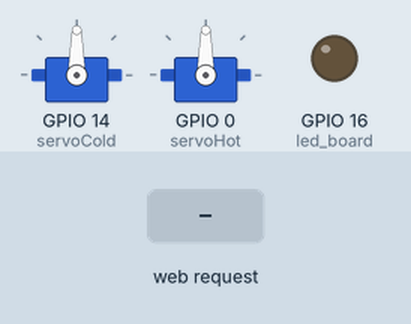
This sketch was run on a simulated ESP8266 (NodeMCU). On the bench: 2 × servo, output pins drawn as LEDs (lit = HIGH). The inputs (shaded band) are chosen by the test bench. What the sketch prints to the serial monitor is not drawn.

Above: at 1.2 s.
1.3 s: HTTP request GET /update?value=1 received
At 2.2 s:
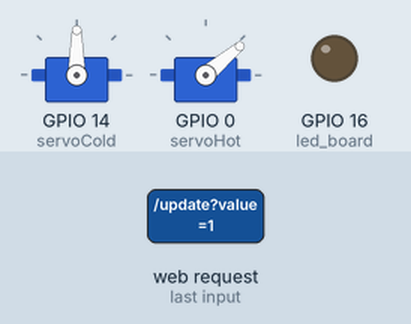
At 3.3 s:
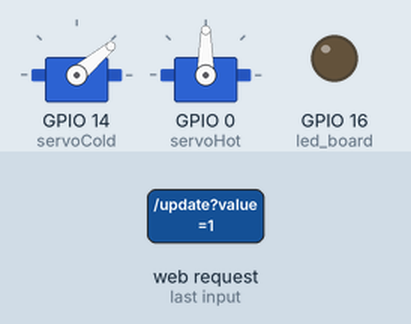
4.3 s: HTTP request GET /update received
At 4.6 s:
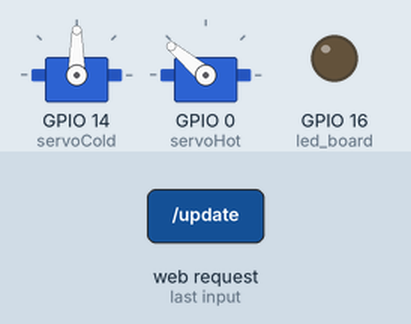
Timing chart, 0 to 8.3 s (numbered marks = the images above; inputs shaded):
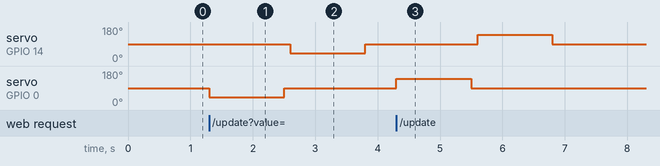

Measured:
- after the input at 1.3 s, servo on GPIO 14 (servoCold): 90° → 40° after 1.3 s, → 90° 1.2 s later; servo on GPIO 0 (servoHot): 90° → 40° at once, → 90° 1.2 s later
- after the input at 4.3 s, servo on GPIO 14 (servoCold): 90° → 140° after 1.3 s, → 90° 1.2 s later; servo on GPIO 0 (servoHot): 90° → 140° at once, → 90° 1.2 s later

The sketch:

simple_webserver.ino
```cpp
#include <ESP8266WiFi.h>
#include <ESP8266WebServer.h>
#include <Servo.h>

// NOTE: CLOCKWISE = OPEN, ANTI = CLOSE
#define SPEED_CLOCKWISE 40
#define SPEED_ANTICLOCK 140
#define SPEED_STOP 90
#define TIME_RUN 1200

Servo cold, hot;

// Configuration parameters for server ("base station")
char *ssid_ap = "ED_59";
char *password_ap = "ED_59_ADMIN";
IPAddress ip(192, 168, 11, 4); // arbitrary IP address
IPAddress gateway(192, 168, 11, 1);
IPAddress subnet(255, 255, 255, 0);

ESP8266WebServer server;

// Sensor data that's going to be recieved
float sensors_value = 0.0;

// servo handling variables
// !IMPORTANT: ball valles are closed at the start
int should_hot_close = 1;
int should_cold_close = 1;
int is_hot_close = 1;
int is_cold_close = 1;

// define pinouts
const int led_board = 16; // D0 pin, debug purposes
const int servoCold = 14; // D5 pin
const int servoHot = 0;   // D3 pin

void setup()
{
  pinMode(led_board, OUTPUT);
  WiFi.mode(WIFI_AP);
  WiFi.softAPConfig(ip, gateway, subnet);
  WiFi.softAP(ssid_ap, password_ap);
  // Print IP Address as a sanity check
  Serial.begin(115200);
  Serial.println();
  Serial.print("IP Address: ");
  Serial.println(WiFi.softAPIP());

  // Configure the server's routes
  server.on("/", handleIndex);        // use the top root path to report the last sensor value
  server.on("/update", handleUpdate); // use this route to update the sensor value
  server.begin();

  cold.attach(servoCold);
  hot.attach(servoHot);
}

void loop()
{
  // update servo control variables
  server.handleClient();
  // respond to the update
  servo_control();
  Serial.println(sensors_value);
}

void servo_control() {
  if (should_hot_close && !is_hot_close) {
    is_hot_close = 1;
    hot_close();
  }
  if (!should_hot_close && is_hot_close) {
    is_hot_close = 0;
    hot_open();
  }
  if (should_cold_close && !is_cold_close) {
    is_cold_close = 1;
    cold_close();
  }
  if (!should_cold_close && is_cold_close) {
    is_cold_close = 0;
    cold_open();
  }
}

void cold_open()
{
  cold.write(SPEED_CLOCKWISE);
  delay(TIME_RUN);
  cold.write(SPEED_STOP);
  delay(100);
}

void cold_close()
{
  cold.write(SPEED_ANTICLOCK);
  delay(TIME_RUN);
  cold.write(SPEED_STOP);
  delay(100);
}

void hot_open()
{
  hot.write(SPEED_CLOCKWISE);
  delay(TIME_RUN);
  hot.write(SPEED_STOP);
  delay(100);
}

void hot_close()
{
  hot.write(SPEED_ANTICLOCK);
  delay(TIME_RUN);
  hot.write(SPEED_STOP);
  delay(100);
}

// debugging purposes
void handleIndex()
{
  server.send(200, "text/plain", String(sensors_value)); // refresh the page for getting the latest value (for debugging purposes)
}

void handleUpdate()
{
  // The value will be passed as a URL argument
  sensors_value = server.arg("value").toFloat();
  server.send(200, "text/plain", "Updated!");
  if (sensors_value > 0.5 && sensors_value < 1.5) {
    Serial.println("I want to open both valves");
    should_hot_close = 0;
    should_cold_close = 0;
  }
  if (sensors_value > 1.5 && sensors_value < 2.5) {
    Serial.println("I want to close the hot valve");
    should_hot_close = 1;
    should_cold_close = 0;
  }
  if (sensors_value > -0.5 && sensors_value < 0.5) {
    Serial.println("I want to close both valves");
    should_hot_close = 1;
    should_cold_close = 1;
  }
  Serial.println(sensors_value);
}
```
